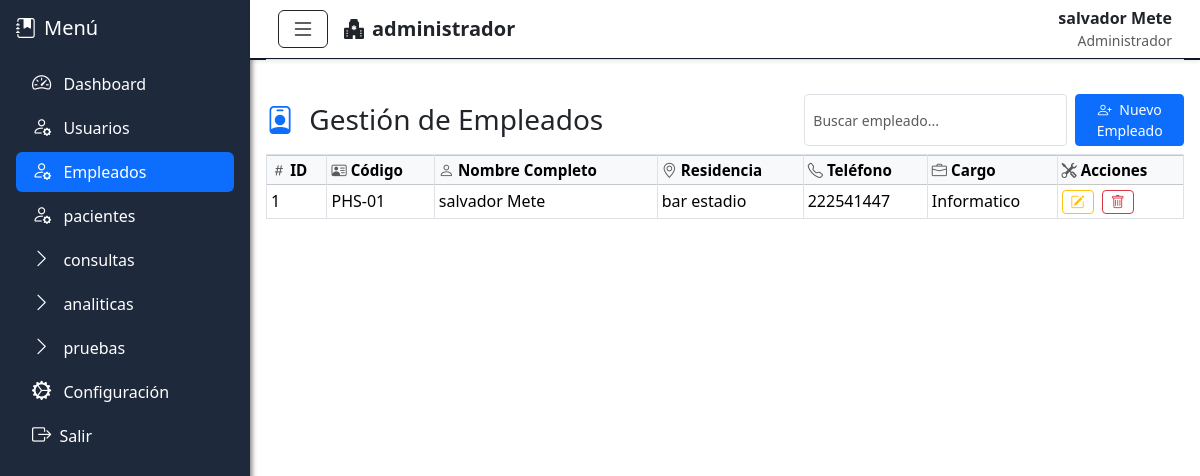
Screenshot of /index.php?vista=empleados (signed in) with the database file from the repository.
### tables this page shows
CREATE TABLE `personal` (
  `id` int(10) UNSIGNED NOT NULL,
  `codigo_personal` varchar(50) DEFAULT NULL,
  `nombre` varchar(100) DEFAULT NULL,
  `apellidos` varchar(100) DEFAULT NULL,
  `fecha_nacimiento` date DEFAULT NULL,
  `residencia` varchar(150) DEFAULT NULL,
  `nivel_educacional` varchar(100) DEFAULT NULL,
  `cargo` varchar(100) DEFAULT NULL,
  `telefono` varchar(20) DEFAULT NULL,
  `correo` varchar(100) DEFAULT NULL,
  `fecha_registro` timestamp NOT NULL DEFAULT current_timestamp()
);

### views/empleados.php (the view, shortened to what this page needs)
<?php
$sql = "SELECT id, codigo_personal, nombre, apellidos, residencia, telefono, cargo FROM personal ORDER BY nombre ASC";
$personal = $pdo->query($sql);
?>
<div id="content" class="container-fluid py-4">
  <div class="thead sticky-top bg-white pb-2" style="top: 60px; z-index: 1040; border-bottom: 1px solid #dee2e6;">
    <div class="d-flex justify-content-between align-items-center flex-wrap">
      <h3 class="mb-3 mb-md-0">
        <i class="bi bi-person-badge me-2 text-primary"></i> Gestión de Empleados
      </h3>
      <div class="d-flex gap-2">
        <input id="buscarEmpleado" type="text" class="form-control form-control-sm" placeholder="Buscar empleado...">
        <button class="btn btn-sm btn-primary" data-bs-toggle="modal" data-bs-target="#modalRegistroPersonal">
          <i class="bi bi-person-plus me-1"></i> Nuevo Empleado
        </button>
      </div>
    </div>
  </div>
  <div class="table-responsive mt-3">
    <table id="tablaPersonal" class="table table-hover table-bordered align-middle table-sm">
      <thead class="table-light text-nowrap">
        <tr>
          <th><i class="bi bi-hash me-1 text-muted"></i>ID</th>
          <th><i class="bi bi-person-vcard me-1 text-muted"></i>Código</th>
          <th><i class="bi bi-person me-1 text-muted"></i>Nombre Completo</th>
          <th><i class="bi bi-geo-alt me-1 text-muted"></i>Residencia</th>
          <th><i class="bi bi-telephone me-1 text-muted"></i>Teléfono</th>
          <th><i class="bi bi-briefcase me-1 text-muted"></i>Cargo</th>
          <th><i class="bi bi-tools me-1 text-muted"></i>Acciones</th>
        </tr>
      </thead>
      <tbody>
        <?php while ($p = $personal->fetch(PDO::FETCH_ASSOC)): ?>
          <tr>
            <td><?= $p['id'] ?></td>
            <td><?= htmlspecialchars($p['codigo_personal']) ?></td>
            <td><?= htmlspecialchars($p['nombre'] . ' ' . $p['apellidos']) ?></td>
            <td><?= htmlspecialchars($p['residencia']) ?: '-' ?></td>
            <td><?= htmlspecialchars($p['telefono']) ?: '-' ?></td>
            <td><?= htmlspecialchars($p['cargo']) ?: '-' ?></td>
            <td class="text-nowrap">
              <button class="btn btn-sm btn-outline-warning me-1 btnEditarPersonal" data-id="<?= $p['id'] ?>"
                data-codigo="<?= htmlspecialchars($p['codigo_personal'], ENT_QUOTES) ?>"
                data-nombre="<?= htmlspecialchars($p['nombre'], ENT_QUOTES) ?>"
                data-apellidos="<?= htmlspecialchars($p['apellidos'], ENT_QUOTES) ?>"
                data-residencia="<?= htmlspecialchars($p['residencia'], ENT_QUOTES) ?>"
                data-telefono="<?= htmlspecialchars($p['telefono'], ENT_QUOTES) ?>"
                data-cargo="<?= htmlspecialchars($p['cargo'], ENT_QUOTES) ?>" data-bs-toggle="modal"
                data-bs-target="#modalEditarPersonal">
                <i class="bi bi-pencil-square"></i>
              </button>
              <form method="POST" action="api/eliminar_personal.php" class="d-inline"
                onsubmit="return confirm('¿Eliminar registro?');">
                <button type="submit" class="btn btn-sm btn-outline-danger">
                  <i class="bi bi-trash"></i>
                </button>
              </form>
            </td>
          </tr>
        <?php endwhile; ?>
      </tbody>
    </table>
  </div>
</div>

### layout/header.php (style rules this page uses)
html, body { height: 100%; margin: 0; overflow: hidden; background-color: #f8f9fa; }
#content { flex-grow: 1; overflow-y: auto; height: calc(100vh - 80px); margin-left: 250px; padding: 1rem; transition: margin-left 0.3s ease; }
.thead { position: sticky; top: 60px; background-color:rgb(137, 161, 185); z-index: 1040; padding-top: 10px; padding-bottom: 10px; margin-bottom: 60px; }
thead th { vertical-align: middle; font-size: 0.95rem; font-weight: 600; border-bottom: 1px solid #dee2e6; }
.table th, .table td { border-color: #dee2e6; padding: 0.4rem 0.6rem; }
.form-control::placeholder { color: #adb5bd; }

### rows the page displays
personal: id "1", codigo_personal "PHS-01", nombre+apellidos "salvador Mete", residencia "bar estadio", telefono "222541447", cargo "Informatico"

### other values shown
$label "Dashboard"
$label "Usuarios"
$label "Empleados"
$label "pacientes"
$label "consultas"
$label "analiticas"
$label "pruebas"
$label "Configuración"
$_SESSION['usuario']['rol'] "administrador"
$_SESSION['usuario']['nombre'] "salvador Mete"
$_SESSION['usuario']['rol'] "Administrador"
